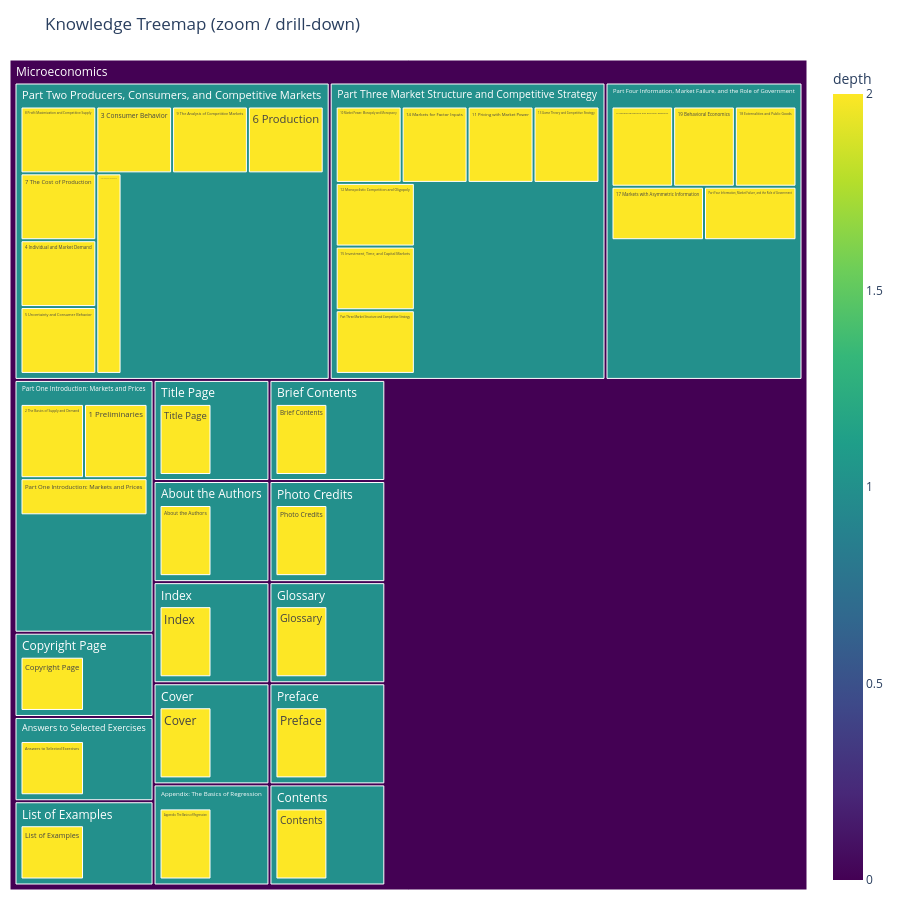

Here is the notebook cell this chart was saved with:
### Markdown cell above
## 6) Treemap

### Code cell
fig2 = px.treemap(
    df,
    names="label",
    ids="id",
    parents="parent",
    values="viz_value",
    color="depth",
    color_continuous_scale="Viridis",
    hover_data={"type": True, "depth": True, "viz_value": True, "id": True, "pages": True},
)

fig2.update_layout(title="Knowledge Treemap (zoom / drill-down)", margin=dict(t=60, l=10, r=10, b=10), height=900)
fig2.show()

### Figure 1 — Plotly figure (JSON) as saved in the notebook; plotly's stock layout.template omitted (floating-point values rounded to 4 significant figures; data arrays with more than 128 entries replaced by an {"elided": "..."} marker saying what was removed)
{"data": [{"customdata": {"elided": "54x5 mixed values"}, "domain": {"x": [0, 1], "y": [0, 1]}, "hovertemplate": "label=%{label}<br>viz_value=%{customdata[2]}<br>parent=%{parent}<br>id=%{customdata[3]}<br>type=%{customdata[0]}<br>depth=%{color}<br>pages=%{customdata[4]}<extra></extra>", "ids": ["book", "out:4:c6ad85a7-60db-4c3d-95b2-ec940b49c59e:164", "out:4:c6ad85a7-60db-4c3d-95b2-ec940b49c59e:626", "out:4:c6ad85a7-60db-4c3d-95b2-ec940b49c59e:629", "out:4:c6ad85a7-60db-4c3d-95b2-ec940b49c59e:169", "out:4:c6ad85a7-60db-4c3d-95b2-ec940b49c59e:187", "out:4:c6ad85a7-60db-4c3d-95b2-ec940b49c59e:170", "out:4:c6ad85a7-60db-4c3d-95b2-ec940b49c59e:163", "out:4:c6ad85a7-60db-4c3d-95b2-ec940b49c59e:165", "out:4:c6ad85a7-60db-4c3d-95b2-ec940b49c59e:628", "out:4:c6ad85a7-60db-4c3d-95b2-ec940b49c59e:385", "out:4:c6ad85a7-60db-4c3d-95b2-ec940b49c59e:386", "out:4:c6ad85a7-60db-4c3d-95b2-ec940b49c59e:491", "out:4:c6ad85a7-60db-4c3d-95b2-ec940b49c59e:421", "out:4:c6ad85a7-60db-4c3d-95b2-ec940b49c59e:464", "out:4:c6ad85a7-60db-4c3d-95b2-ec940b49c59e:441", "out:4:c6ad85a7-60db-4c3d-95b2-ec940b49c59e:510", "out:4:c6ad85a7-60db-4c3d-95b2-ec940b49c59e:162", "out:4:c6ad85a7-60db-4c3d-95b2-ec940b49c59e:624", "out:4:c6ad85a7-60db-4c3d-95b2-ec940b49c59e:166", "out:4:c6ad85a7-60db-4c3d-95b2-ec940b49c59e:536", "out:4:c6ad85a7-60db-4c3d-95b2-ec940b49c59e:537", "out:4:c6ad85a7-60db-4c3d-95b2-ec940b49c59e:613", "out:4:c6ad85a7-60db-4c3d-95b2-ec940b49c59e:589", "out:4:c6ad85a7-60db-4c3d-95b2-ec940b49c59e:569", "out:4:c6ad85a7-60db-4c3d-95b2-ec940b49c59e:627", "out:4:c6ad85a7-60db-4c3d-95b2-ec940b49c59e:625", "out:4:c6ad85a7-60db-4c3d-95b2-ec940b49c59e:168", "out:4:c6ad85a7-60db-4c3d-95b2-ec940b49c59e:203", "out:4:c6ad85a7-60db-4c3d-95b2-ec940b49c59e:339", "out:4:c6ad85a7-60db-4c3d-95b2-ec940b49c59e:304", "out:4:c6ad85a7-60db-4c3d-95b2-ec940b49c59e:230", "out:4:c6ad85a7-60db-4c3d-95b2-ec940b49c59e:258", "out:4:c6ad85a7-60db-4c3d-95b2-ec940b49c59e:204", "out:4:c6ad85a7-60db-4c3d-95b2-ec940b49c59e:370", "out:4:c6ad85a7-60db-4c3d-95b2-ec940b49c59e:279", "out:4:c6ad85a7-60db-4c3d-95b2-ec940b49c59e:167", "concept:4:c6ad85a7-60db-4c3d-95b2-ec940b49c59e:2017", "concept:4:c6ad85a7-60db-4c3d-95b2-ec940b49c59e:2018", "concept:4:c6ad85a7-60db-4c3d-95b2-ec940b49c59e:2019", "concept:4:c6ad85a7-60db-4c3d-95b2-ec940b49c59e:2020", "concept:4:c6ad85a7-60db-4c3d-95b2-ec940b49c59e:2021", "concept:4:c6ad85a7-60db-4c3d-95b2-ec940b49c59e:2022", "concept:4:c6ad85a7-60db-4c3d-95b2-ec940b49c59e:2023", "concept:4:c6ad85a7-60db-4c3d-95b2-ec940b49c59e:2024", "concept:4:c6ad85a7-60db-4c3d-95b2-ec940b49c59e:2025", "concept:4:c6ad85a7-60db-4c3d-95b2-ec940b49c59e:2026", "concept:4:c6ad85a7-60db-4c3d-95b2-ec940b49c59e:2027", "concept:4:c6ad85a7-60db-4c3d-95b2-ec940b49c59e:2028", "concept:4:c6ad85a7-60db-4c3d-95b2-ec940b49c59e:2029", "concept:4:c6ad85a7-60db-4c3d-95b2-ec940b49c59e:2030", "concept:4:c6ad85a7-60db-4c3d-95b2-ec940b49c59e:2031", "concept:4:c6ad85a7-60db-4c3d-95b2-ec940b49c59e:2032", "concept:4:c6ad85a7-60db-4c3d-95b2-ec940b49c59e:2033"], "labels": ["Microeconomics", "Copyright Page", "Answers to Selected Exercises", "List of Examples", "Part One Introduction: Markets and Prices", "2 The Basics of Supply and Demand", "1 Preliminaries", "Title Page", "About the Authors", "Index", "Part Three Market Structure and Competitive Strategy", "10 Market Power: Monopoly and Monopsony", "14 Markets for Factor Inputs", "11 Pricing with Market Power", "13 Game Theory and Competitive Strategy", "12 Monopolistic Competition and Oligopoly", "15 Investment, Time, and Capital Markets", "Cover", "Appendix: The Basics of Regression", "Brief Contents", "Part Four Information, Market Failure, and the Role of Government", "16 General Equilibrium and Economic Efficiency", "19 Behavioral Economics", "18 Externalities and Public Goods", "17 Markets with Asymmetric Information", "Photo Credits", "Glossary", "Preface", "Part Two Producers, Consumers, and Competitive Markets", "8 Profit Maximization and Competitive Supply", "7 The Cost of Production", "4 Individual and Market Demand", "5 Uncertainty and Consumer Behavior", "3 Consumer Behavior", "9 The Analysis of Competitive Markets", "6 Production", "Contents", "Copyright Page", "Answers to Selected Exercises", "List of Examples", "Part One Introduction: Markets and Prices", "Title Page", "About the Authors", "Index", "Part Three Market Structure and Competitive Strategy", "Cover", "Appendix: The Basics of Regression", "Brief Contents", "Part Four Information, Market Failure, and the Role of Government", "Photo Credits", "Glossary", "Preface", "Part Two Producers, Consumers, and Competitive Markets", "Contents"], "marker": {"coloraxis": "coloraxis", "colors": [0, 1, 1, 1, 1, 2, 2, 1, 1, 1, 1, 2, 2, 2, 2, 2, 2, 1, 1, 1, 1, 2, 2, 2, 2, 1, 1, 1, 1, 2, 2, 2, 2, 2, 2, 2, 1, 2, 2, 2, 2, 2, 2, 2, 2, 2, 2, 2, 2, 2, 2, 2, 2, 2]}, "name": "", "parents": ["", "book", "book", "book", "book", "out:4:c6ad85a7-60db-4c3d-95b2-ec940b49c59e:169", "out:4:c6ad85a7-60db-4c3d-95b2-ec940b49c59e:169", "book", "book", "book", "book", "out:4:c6ad85a7-60db-4c3d-95b2-ec940b49c59e:385", "out:4:c6ad85a7-60db-4c3d-95b2-ec940b49c59e:385", "out:4:c6ad85a7-60db-4c3d-95b2-ec940b49c59e:385", "out:4:c6ad85a7-60db-4c3d-95b2-ec940b49c59e:385", "out:4:c6ad85a7-60db-4c3d-95b2-ec940b49c59e:385", "out:4:c6ad85a7-60db-4c3d-95b2-ec940b49c59e:385", "book", "book", "book", "book", "out:4:c6ad85a7-60db-4c3d-95b2-ec940b49c59e:536", "out:4:c6ad85a7-60db-4c3d-95b2-ec940b49c59e:536", "out:4:c6ad85a7-60db-4c3d-95b2-ec940b49c59e:536", "out:4:c6ad85a7-60db-4c3d-95b2-ec940b49c59e:536", "book", "book", "book", "book", "out:4:c6ad85a7-60db-4c3d-95b2-ec940b49c59e:203", "out:4:c6ad85a7-60db-4c3d-95b2-ec940b49c59e:203", "out:4:c6ad85a7-60db-4c3d-95b2-ec940b49c59e:203", "out:4:c6ad85a7-60db-4c3d-95b2-ec940b49c59e:203", "out:4:c6ad85a7-60db-4c3d-95b2-ec940b49c59e:203", "out:4:c6ad85a7-60db-4c3d-95b2-ec940b49c59e:203", "out:4:c6ad85a7-60db-4c3d-95b2-ec940b49c59e:203", "book", "out:4:c6ad85a7-60db-4c3d-95b2-ec940b49c59e:164", "out:4:c6ad85a7-60db-4c3d-95b2-ec940b49c59e:626", "out:4:c6ad85a7-60db-4c3d-95b2-ec940b49c59e:629", "out:4:c6ad85a7-60db-4c3d-95b2-ec940b49c59e:169", "out:4:c6ad85a7-60db-4c3d-95b2-ec940b49c59e:163", "out:4:c6ad85a7-60db-4c3d-95b2-ec940b49c59e:165", "out:4:c6ad85a7-60db-4c3d-95b2-ec940b49c59e:628", "out:4:c6ad85a7-60db-4c3d-95b2-ec940b49c59e:385", "out:4:c6ad85a7-60db-4c3d-95b2-ec940b49c59e:162", "out:4:c6ad85a7-60db-4c3d-95b2-ec940b49c59e:624", "out:4:c6ad85a7-60db-4c3d-95b2-ec940b49c59e:166", "out:4:c6ad85a7-60db-4c3d-95b2-ec940b49c59e:536", "out:4:c6ad85a7-60db-4c3d-95b2-ec940b49c59e:627", "out:4:c6ad85a7-60db-4c3d-95b2-ec940b49c59e:625", "out:4:c6ad85a7-60db-4c3d-95b2-ec940b49c59e:168", "out:4:c6ad85a7-60db-4c3d-95b2-ec940b49c59e:203", "out:4:c6ad85a7-60db-4c3d-95b2-ec940b49c59e:167"], "type": "treemap", "values": [36, 1, 1, 1, 3, 1, 1, 1, 1, 1, 7, 1, 1, 1, 1, 1, 1, 1, 1, 1, 5, 1, 1, 1, 1, 1, 1, 1, 8, 1, 1, 1, 1, 1, 1, 1, 1, 1, 1, 1, 1, 1, 1, 1, 1, 1, 1, 1, 1, 1, 1, 1, 1, 1]}], "layout": {"coloraxis": {"colorbar": {"title": {"text": "depth"}}, "colorscale": [[0, "#440154"], [0.1111, "#482878"], [0.2222, "#3e4989"], [0.3333, "#31688e"], [0.4444, "#26828e"], [0.5556, "#1f9e89"], [0.6667, "#35b779"], [0.7778, "#6ece58"], [0.8889, "#b5de2b"], [1, "#fde725"]]}, "height": 900, "legend": {"tracegroupgap": 0}, "margin": {"b": 10, "l": 10, "r": 10, "t": 60}, "title": {"text": "Knowledge Treemap (zoom / drill-down)"}}}
